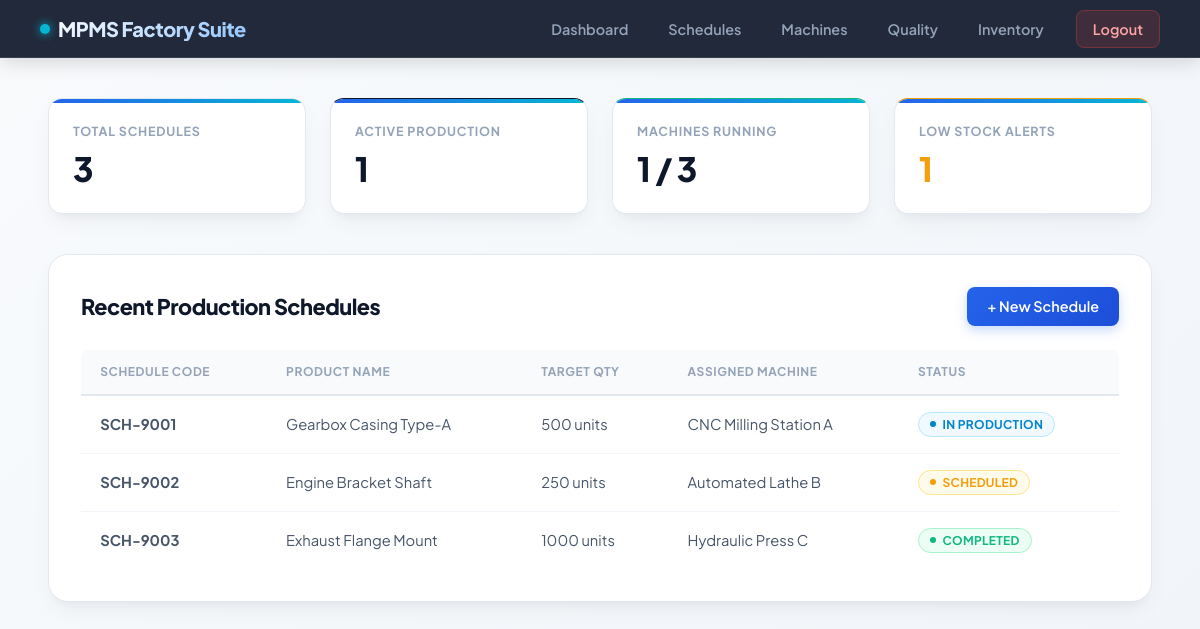
/dashboard (signed in), run on the app's committed database.
### tables this page shows
CREATE TABLE production_schedules (
            id INTEGER PRIMARY KEY AUTOINCREMENT,
            schedule_code TEXT UNIQUE NOT NULL,
            product_name TEXT NOT NULL,
            target_quantity INTEGER NOT NULL,
            machine_id INTEGER,
            assigned_by INTEGER NOT NULL,
            status TEXT CHECK(status IN ('Scheduled', 'In Production', 'Completed', 'Cancelled')) DEFAULT 'Scheduled',
            created_at TIMESTAMP DEFAULT CURRENT_TIMESTAMP,
            FOREIGN KEY (machine_id) REFERENCES machines(id),
            FOREIGN KEY (assigned_by) REFERENCES users(id)
        );

CREATE TABLE machines (
            id INTEGER PRIMARY KEY AUTOINCREMENT,
            machine_code TEXT UNIQUE NOT NULL,
            name TEXT NOT NULL,
            status TEXT CHECK(status IN ('Running', 'Idle', 'Downtime')) DEFAULT 'Idle',
            total_runtime_hrs REAL DEFAULT 0.0,
            downtime_hrs REAL DEFAULT 0.0
        );

### app.py (the view)
@app.route('/dashboard')
@login_required
def dashboard():
    conn = get_db_connection()
    total_schedules = conn.execute('SELECT COUNT(*) FROM production_schedules').fetchone()[0]
    active_schedules = conn.execute("SELECT COUNT(*) FROM production_schedules WHERE status = 'In Production'").fetchone()[0]
    total_machines = conn.execute('SELECT COUNT(*) FROM machines').fetchone()[0]
    running_machines = conn.execute("SELECT COUNT(*) FROM machines WHERE status = 'Running'").fetchone()[0]
    low_stock_alerts = conn.execute('SELECT COUNT(*) FROM raw_materials WHERE quantity <= reorder_level').fetchone()[0]
    recent_schedules = conn.execute('''
        SELECT ps.*, m.name as machine_name, u.full_name as manager_name
        FROM production_schedules ps
        LEFT JOIN machines m ON ps.machine_id = m.id
        LEFT JOIN users u ON ps.assigned_by = u.id
        ORDER BY ps.created_at DESC LIMIT 5
    ''').fetchall()
    conn.close()
    stats = {
        'total_schedules': total_schedules,
        'active_schedules': active_schedules,
        'total_machines': total_machines,
        'running_machines': running_machines,
        'low_stock_alerts': low_stock_alerts
    }
    return render_template('dashboard.html', stats=stats, schedules=recent_schedules)

### app.py (called while the page is built)
def get_db_connection():
    conn = sqlite3.connect('mpms.db')
    conn.row_factory = sqlite3.Row
    return conn

def login_required(f):
    @wraps(f)
    def decorated_function(*args, **kwargs):
        if 'user_id' not in session:
            flash('Session expired or login required.', 'warning')
            return redirect(url_for('login'))
        return f(*args, **kwargs)
    return decorated_function

### templates/dashboard.html (shortened to what this page needs)
<!DOCTYPE html>
<html lang="en">
<head>
  <link rel="stylesheet" href="{{ url_for('static', filename='style.css') }}">
</head>
<body>
  <nav class="navbar">
    <div class="brand">MPMS Factory Suite</div>
    <ul class="nav-links">
      <li><a href="{{ url_for('dashboard') }}">Dashboard</a></li>
      <li><a href="{{ url_for('schedules') }}">Schedules</a></li>
      <li><a href="{{ url_for('machines') }}">Machines</a></li>
      <li><a href="{{ url_for('inspections') }}">Quality</a></li>
      <li><a href="{{ url_for('inventory') }}">Inventory</a></li>
      <li><a href="{{ url_for('logout') }}" class="btn-logout">Logout</a></li>
    </ul>
  </nav>
  <div class="container">
    <div class="stats-grid">
      <div class="stat-card">
        <h3>Total Schedules</h3>
        <div class="value">{{ stats.total_schedules }}</div>
      </div>
      <div class="stat-card" style="border-top-color: var(--accent-color);">
        <h3>Active Production</h3>
        <div class="value">{{ stats.active_schedules }}</div>
      </div>
      <div class="stat-card" style="border-top-color: var(--success);">
        <h3>Machines Running</h3>
        <div class="value">{{ stats.running_machines }} / {{ stats.total_machines }}</div>
      </div>
      <div class="stat-card" style="border-top-color: var(--warning);">
        <h3>Low Stock Alerts</h3>
        <div class="value" style="color: var(--warning);">{{ stats.low_stock_alerts }}</div>
      </div>
    </div>
    <div class="card">
      <div class="card-header">
        <h2>Recent Production Schedules</h2>
        {% if session['role'] in ['admin', 'prod_manager'] %}
          <a href="{{ url_for('create_schedule') }}" class="btn btn-primary">+ New Schedule</a>
        {% endif %}
      </div>
      <table>
        <thead>
          <tr>
            <th>Schedule Code</th>
            <th>Product Name</th>
            <th>Target Qty</th>
            <th>Assigned Machine</th>
            <th>Status</th>
          </tr>
        </thead>
        <tbody>
          {% for s in schedules %}
          <tr>
            <td><strong>{{ s['schedule_code'] }}</strong></td>
            <td>{{ s['product_name'] }}</td>
            <td>{{ s['target_quantity'] }} units</td>
            <td>{{ s['machine_name'] or 'Unassigned' }}</td>
            <td><span class="badge badge-{{ s['status']|lower|replace(' ', '-') }}">{{ s['status'] }}</span></td>
          </tr>
          {% else %}
          <tr>
            <td colspan="5" style="text-align: center; color: var(--text-muted);">No schedules recorded yet.</td>
          </tr>
          {% endfor %}
        </tbody>
      </table>
    </div>
  </div>
</body>
</html>

### data on the page
production_schedules: schedule_code "SCH-9001", product_name "Gearbox Casing Type-A", target_quantity "500", name "CNC Milling Station A", status "IN PRODUCTION"
production_schedules: schedule_code "SCH-9002", product_name "Engine Bracket Shaft", target_quantity "250", name "Automated Lathe B", status "SCHEDULED"
production_schedules: schedule_code "SCH-9003", product_name "Exhaust Flange Mount", target_quantity "1000", name "Hydraulic Press C", status "COMPLETED"

### other printed values
{{ stats.total_schedules }} "3"
{{ stats.active_schedules }} "1"
{{ stats.running_machines }} "1"
{{ stats.total_machines }} "3"
{{ stats.low_stock_alerts }} "1"
